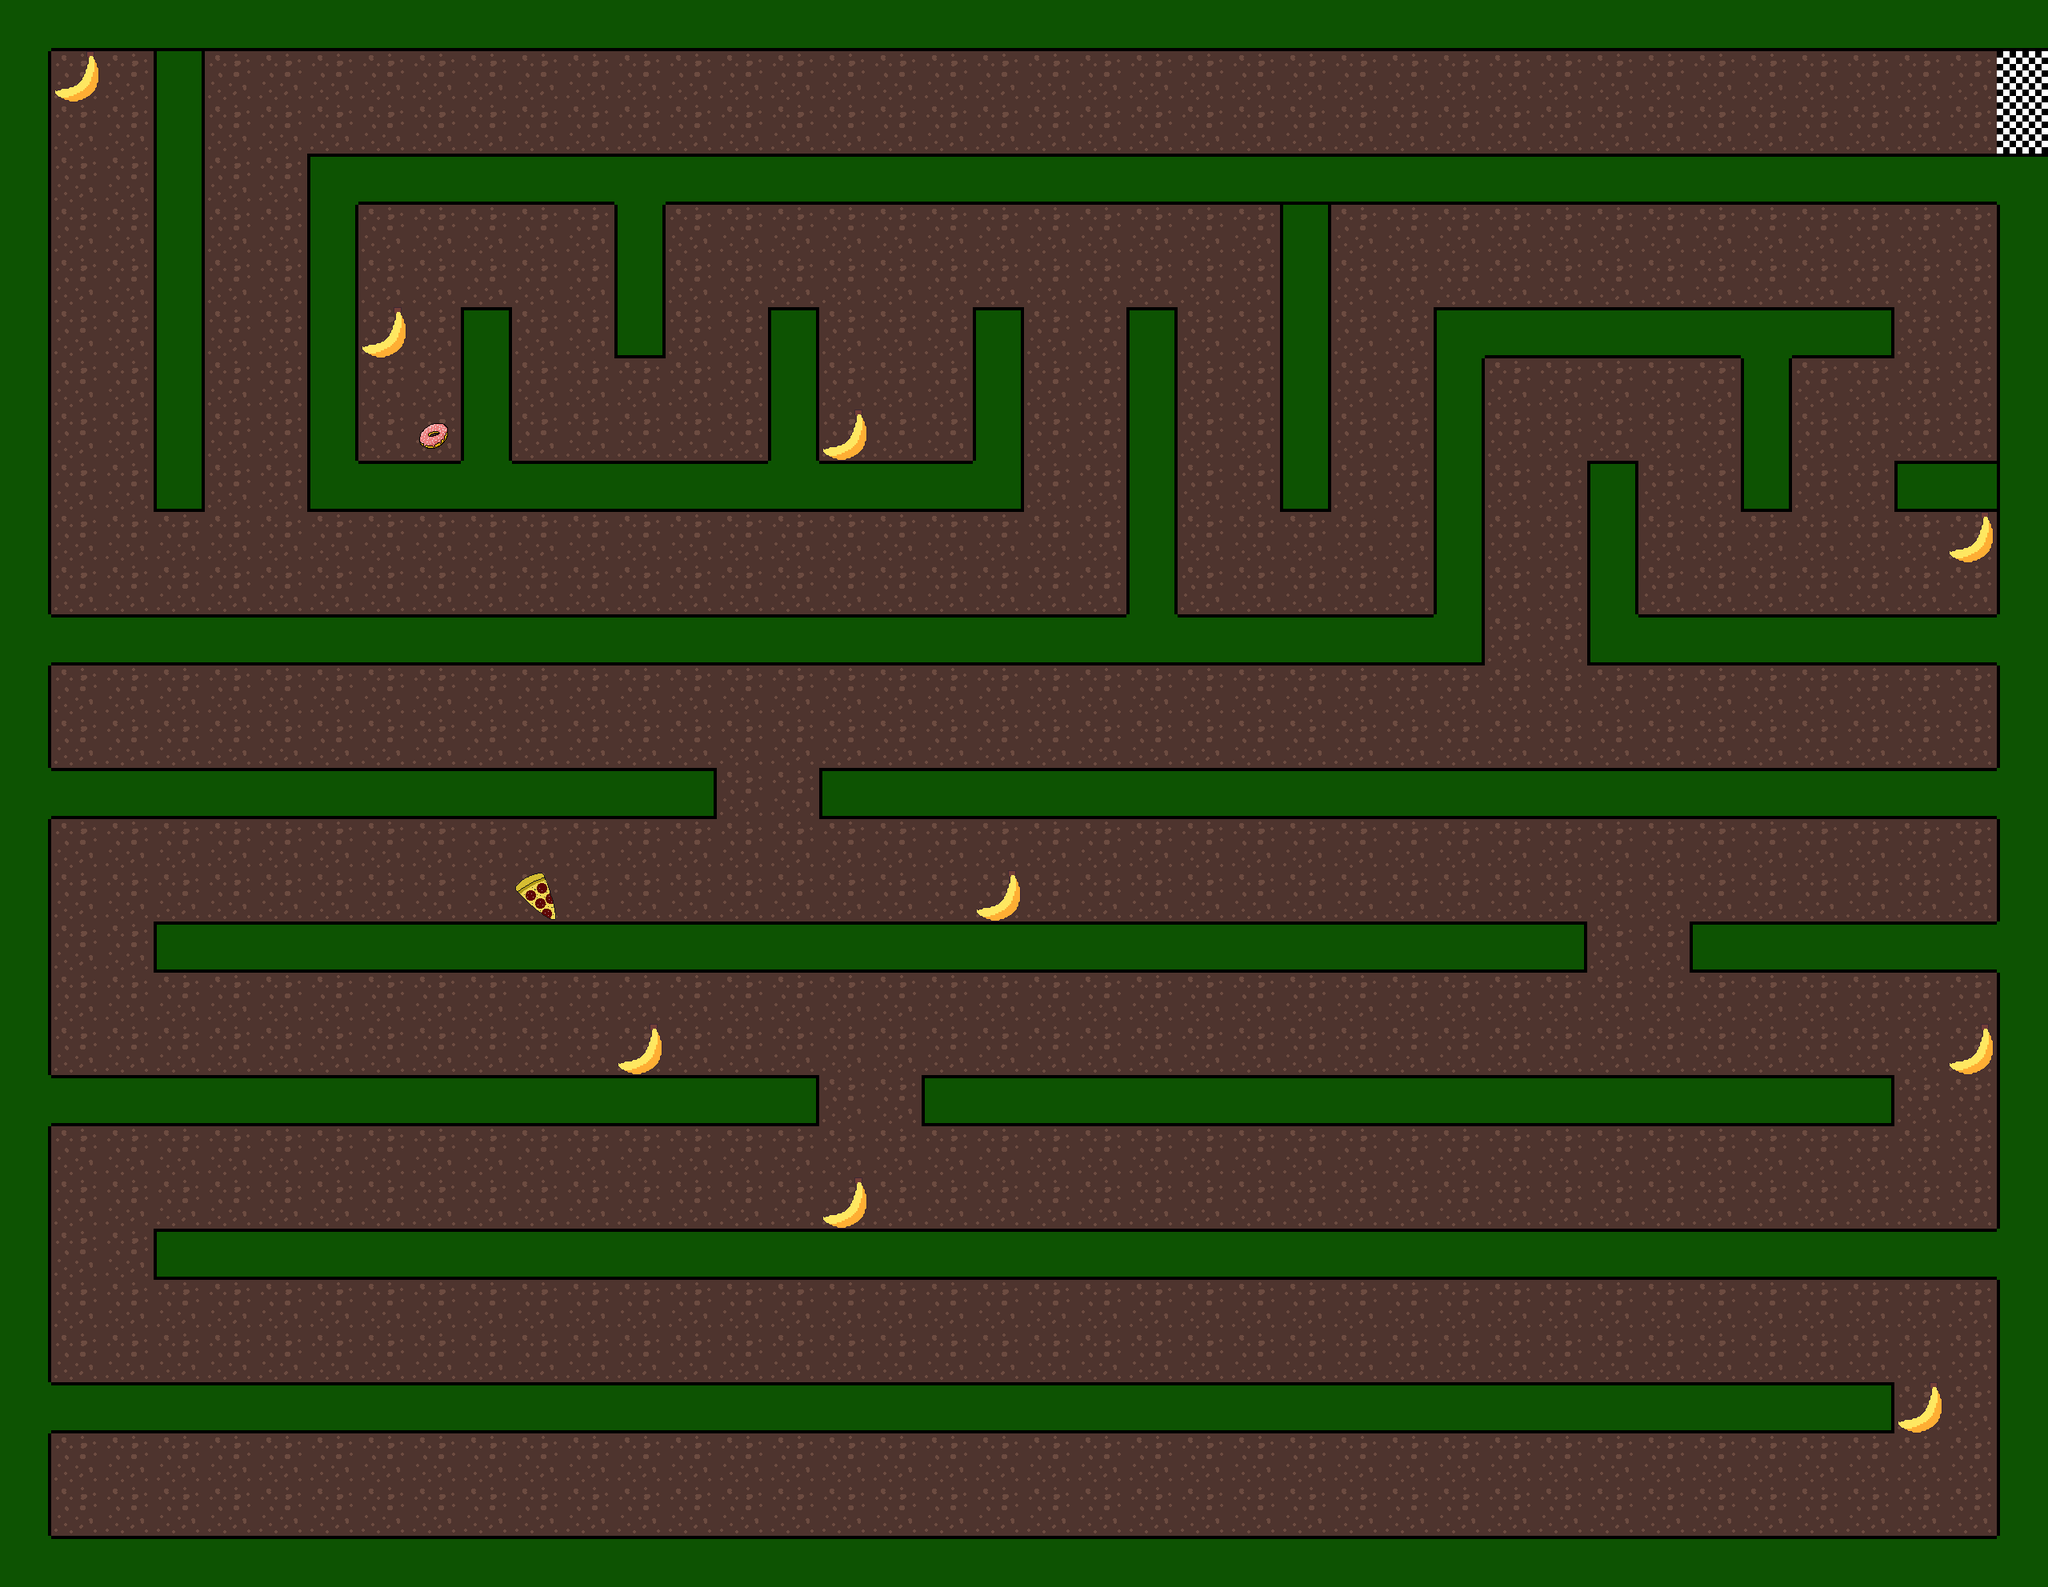

This game map was drawn from its Tiled (.tmx) file and the tilesets committed beside it. A one-line description and the trimmed map source follow:
An orthogonal 40x31 tile map with 64x64 px tiles, 4 tile layers (ground, wall_tiles, bad_tiles, good_tiles), 2 tilesets and 41 objects.

<map version="1.2" tiledversion="1.2.2" orientation="orthogonal" renderorder="right-down" width="40" height="31" tilewidth="64" tileheight="64" infinite="0" nextlayerid="12" nextobjectid="42">
 <tileset firstgid="1" name="tilemap" tilewidth="64" tileheight="64" tilecount="9" columns="9">
  <image source="tilemap.png" width="576" height="64" />
 </tileset>
 <tileset firstgid="10" name="banana" tilewidth="64" tileheight="64" tilecount="1" columns="1">
  <image source="banana.png" width="64" height="64" />
 </tileset>
 <layer id="4" name="ground" width="40" height="31">
  <data>[1240 cells, 1200 non-empty, 1 distinct tile ids]</data>
 </layer>
 <objectgroup id="11" name="startpos">
  <object id="41" x="128" y="1856">
   <point />
  </object>
 </objectgroup>
 <layer id="5" name="wall_tiles" width="40" height="31">
  <data>[1240 cells, 457 non-empty, 6 distinct tile ids]</data>
 </layer>
 <objectgroup id="10" name="wall_objects">
  <object id="1" x="0" y="0" width="2560" height="64" />
  <object id="2" x="0" y="64" width="64" height="1920" />
  <object id="3" x="64" y="1920" width="2496" height="64" />
  <object id="4" x="2496" y="192" width="64" height="1728" />
  <object id="5" x="384" y="192" width="2112" height="64" />
  <object id="6" x="384" y="256" width="64" height="384" />
  <object id="7" x="448" y="576" width="832" height="64" />
  <object id="8" x="1216" y="384" width="64" height="192" />
  <object id="9" x="960" y="384" width="64" height="192" />
  <object id="10" x="768" y="256" width="64" height="192" />
  <object id="11" x="576" y="384" width="64" height="192" />
  <object id="12" x="192" y="64" width="64" height="576" />
  <object id="13" x="64" y="768" width="1792" height="64" />
  <object id="14" x="1408" y="384" width="64" height="384" />
  <object id="15" x="1600" y="256" width="64" height="384" />
  <object id="16" x="1792" y="384" width="64" height="384" />
  <object id="17" x="1856" y="384" width="512" height="64" />
  <object id="18" x="2176" y="448" width="64" height="192" />
  <object id="19" x="2368" y="576" width="128" height="64" />
  <object id="20" x="1984" y="576" width="64" height="256" />
  <object id="21" x="2048" y="768" width="448" height="64" />
  <object id="22" x="1024" y="960" width="1472" height="64" />
  <object id="23" x="2112" y="1152" width="384" height="64" />
  <object id="24" x="192" y="1152" width="1792" height="64" />
  <object id="25" x="64" y="960" width="832" height="64" />
  <object id="26" x="64" y="1344" width="960" height="64" />
  <object id="27" x="1152" y="1344" width="1216" height="64" />
  <object id="28" x="192" y="1536" width="2304" height="64" />
  <object id="29" x="64" y="1728" width="2304" height="64" />
 </objectgroup>
 <layer id="6" name="bad_tiles" width="40" height="31">
  <data>[1240 cells, 2 non-empty, 2 distinct tile ids]</data>
 </layer>
 <objectgroup id="9" name="bad_objects">
  <object id="35" x="640" y="1088" width="64" height="64" />
  <object id="36" x="512" y="512" width="64" height="64" />
 </objectgroup>
 <layer id="7" name="good_tiles" width="40" height="31">
  <data>[1240 cells, 9 non-empty, 1 distinct tile ids]</data>
 </layer>
 <objectgroup id="8" name="good_objects">
  <object id="30" x="64" y="64" width="64" height="64" />
  <object id="31" x="448" y="384" width="64" height="64" />
  <object id="32" x="1024" y="512" width="64" height="64" />
  <object id="33" x="2432" y="640" width="64" height="64" />
  <object id="34" x="1216" y="1088" width="64" height="64" />
  <object id="37" x="768" y="1280" width="64" height="64" />
  <object id="38" x="1024" y="1472" width="64" height="64" />
  <object id="39" x="2432" y="1280" width="64" height="64" />
  <object id="40" x="2368" y="1728" width="64" height="64" />
 </objectgroup>
</map>
